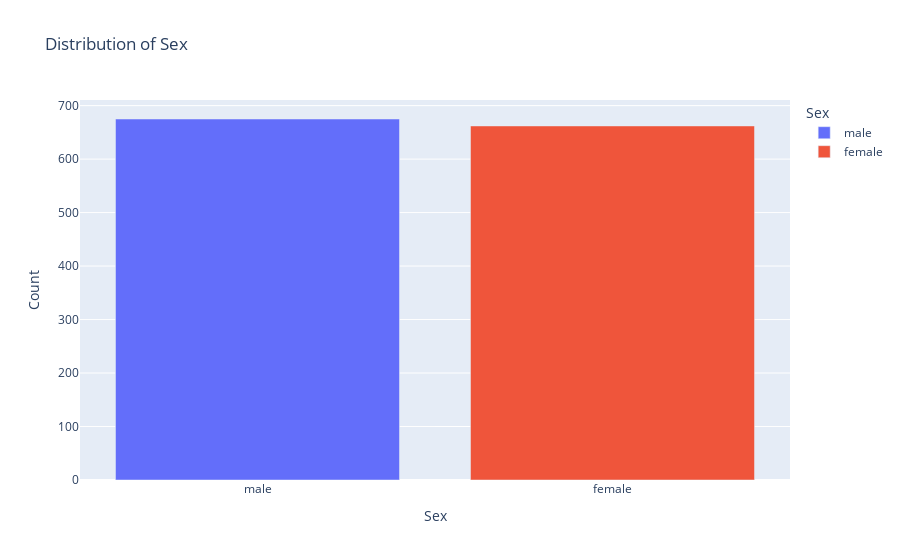
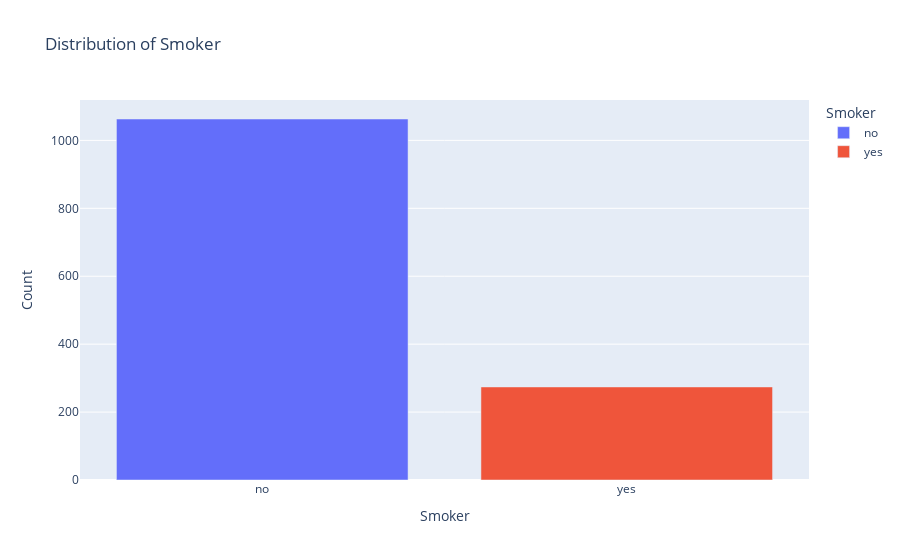
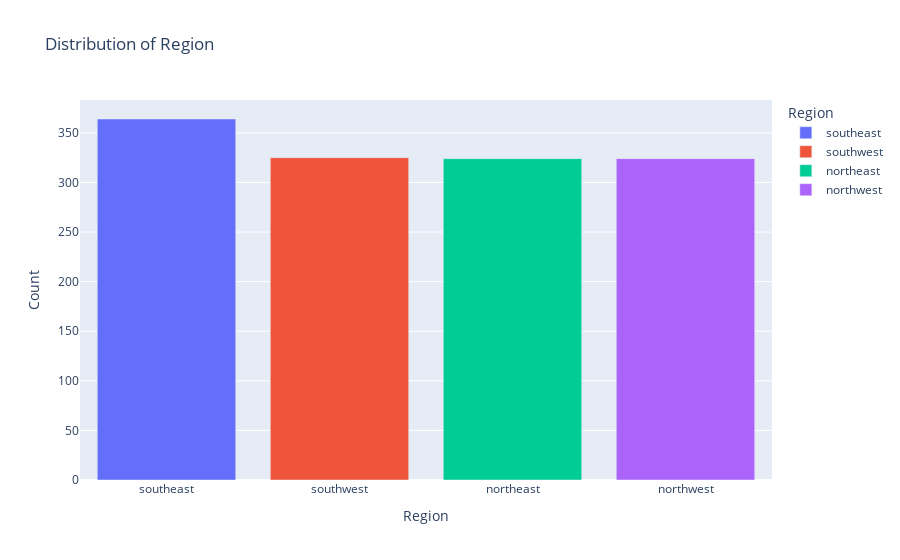

The notebook cell saved with these charts, in order:
### Markdown cell above
# Categorical Feature Distributions

### Code cell
categorical_features = ['sex', 'smoker', 'region']

for col in categorical_features:
    counts = df[col].value_counts().reset_index()
    counts.columns = [col, 'count']  # rename for clarity

    fig = px.bar(
        counts,
        x=col,
        y='count',
        title=f"Distribution of {col.replace('_', ' ').capitalize()}",
        labels={col: col.capitalize(), 'count': 'Count'},
        color=col
    )
    fig.show()

### Figure 1 — Plotly figure (JSON) as saved in the notebook; plotly's stock layout.template omitted (floating-point values rounded to 4 significant figures)
{"data": [{"alignmentgroup": "True", "hovertemplate": "Sex=%{x}<br>Count=%{y}<extra></extra>", "legendgroup": "male", "marker": {"color": "#636efa", "pattern": {"shape": ""}}, "name": "male", "offsetgroup": "male", "orientation": "v", "showlegend": true, "textposition": "auto", "type": "bar", "x": ["male"], "xaxis": "x", "y": [675], "yaxis": "y"}, {"alignmentgroup": "True", "hovertemplate": "Sex=%{x}<br>Count=%{y}<extra></extra>", "legendgroup": "female", "marker": {"color": "#EF553B", "pattern": {"shape": ""}}, "name": "female", "offsetgroup": "female", "orientation": "v", "showlegend": true, "textposition": "auto", "type": "bar", "x": ["female"], "xaxis": "x", "y": [662], "yaxis": "y"}], "layout": {"barmode": "relative", "legend": {"title": {"text": "Sex"}, "tracegroupgap": 0}, "title": {"text": "Distribution of Sex"}, "xaxis": {"anchor": "y", "categoryarray": ["male", "female"], "categoryorder": "array", "domain": [0, 1], "title": {"text": "Sex"}}, "yaxis": {"anchor": "x", "domain": [0, 1], "title": {"text": "Count"}}}}

### Figure 2 — Plotly figure (JSON) as saved in the notebook; plotly's stock layout.template omitted (floating-point values rounded to 4 significant figures)
{"data": [{"alignmentgroup": "True", "hovertemplate": "Smoker=%{x}<br>Count=%{y}<extra></extra>", "legendgroup": "no", "marker": {"color": "#636efa", "pattern": {"shape": ""}}, "name": "no", "offsetgroup": "no", "orientation": "v", "showlegend": true, "textposition": "auto", "type": "bar", "x": ["no"], "xaxis": "x", "y": [1063], "yaxis": "y"}, {"alignmentgroup": "True", "hovertemplate": "Smoker=%{x}<br>Count=%{y}<extra></extra>", "legendgroup": "yes", "marker": {"color": "#EF553B", "pattern": {"shape": ""}}, "name": "yes", "offsetgroup": "yes", "orientation": "v", "showlegend": true, "textposition": "auto", "type": "bar", "x": ["yes"], "xaxis": "x", "y": [274], "yaxis": "y"}], "layout": {"barmode": "relative", "legend": {"title": {"text": "Smoker"}, "tracegroupgap": 0}, "title": {"text": "Distribution of Smoker"}, "xaxis": {"anchor": "y", "categoryarray": ["no", "yes"], "categoryorder": "array", "domain": [0, 1], "title": {"text": "Smoker"}}, "yaxis": {"anchor": "x", "domain": [0, 1], "title": {"text": "Count"}}}}

### Figure 3 — Plotly figure (JSON) as saved in the notebook; plotly's stock layout.template omitted (floating-point values rounded to 4 significant figures)
{"data": [{"alignmentgroup": "True", "hovertemplate": "Region=%{x}<br>Count=%{y}<extra></extra>", "legendgroup": "southeast", "marker": {"color": "#636efa", "pattern": {"shape": ""}}, "name": "southeast", "offsetgroup": "southeast", "orientation": "v", "showlegend": true, "textposition": "auto", "type": "bar", "x": ["southeast"], "xaxis": "x", "y": [364], "yaxis": "y"}, {"alignmentgroup": "True", "hovertemplate": "Region=%{x}<br>Count=%{y}<extra></extra>", "legendgroup": "southwest", "marker": {"color": "#EF553B", "pattern": {"shape": ""}}, "name": "southwest", "offsetgroup": "southwest", "orientation": "v", "showlegend": true, "textposition": "auto", "type": "bar", "x": ["southwest"], "xaxis": "x", "y": [325], "yaxis": "y"}, {"alignmentgroup": "True", "hovertemplate": "Region=%{x}<br>Count=%{y}<extra></extra>", "legendgroup": "northeast", "marker": {"color": "#00cc96", "pattern": {"shape": ""}}, "name": "northeast", "offsetgroup": "northeast", "orientation": "v", "showlegend": true, "textposition": "auto", "type": "bar", "x": ["northeast"], "xaxis": "x", "y": [324], "yaxis": "y"}, {"alignmentgroup": "True", "hovertemplate": "Region=%{x}<br>Count=%{y}<extra></extra>", "legendgroup": "northwest", "marker": {"color": "#ab63fa", "pattern": {"shape": ""}}, "name": "northwest", "offsetgroup": "northwest", "orientation": "v", "showlegend": true, "textposition": "auto", "type": "bar", "x": ["northwest"], "xaxis": "x", "y": [324], "yaxis": "y"}], "layout": {"barmode": "relative", "legend": {"title": {"text": "Region"}, "tracegroupgap": 0}, "title": {"text": "Distribution of Region"}, "xaxis": {"anchor": "y", "categoryarray": ["southeast", "southwest", "northeast", "northwest"], "categoryorder": "array", "domain": [0, 1], "title": {"text": "Region"}}, "yaxis": {"anchor": "x", "domain": [0, 1], "title": {"text": "Count"}}}}
